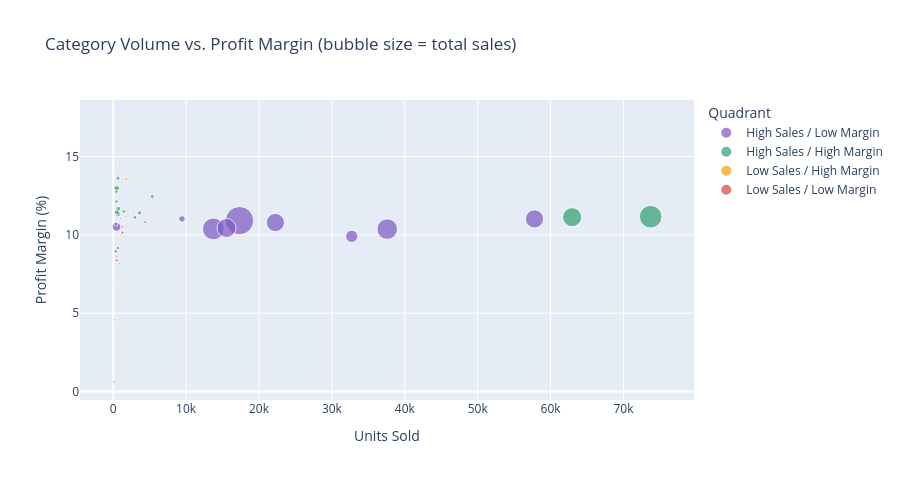

Here is the notebook cell this chart was saved with:
### Markdown cell above
### B. Volume vs. Profitability — Are High-Quantity Categories Also High-Margin?

### Code cell
# Categories are colored by their profitability quadrant (assigned in Section 11.4)
# so this view ties directly back to the profitability matrix.
fig = px.scatter(
    category_perf, x="Quantity", y="Profit Margin %", size="Sales", color="Quadrant",
    hover_name="Category Name",
    title="Category Volume vs. Profit Margin (bubble size = total sales)",
    labels={"Quantity": "Units Sold", "Profit Margin %": "Profit Margin (%)"},
    color_discrete_sequence=PLOTLY_QUALITATIVE,
)
fig.update_layout(height=480, legend_title_text="Quadrant")
fig.show()

corr_qty_margin = category_perf["Quantity"].corr(category_perf["Profit Margin %"])
print(f"Correlation between category Quantity sold and Profit Margin %: {corr_qty_margin:.2f}")

### Figure 1 — Plotly figure (JSON) as saved in the notebook; plotly's stock layout.template omitted (floating-point values rounded to 4 significant figures)
{"data": [{"hovertemplate": "<b>%{hovertext}</b><br><br>Quadrant=High Sales / Low Margin<br>Units Sold=%{x}<br>Profit Margin (%)=%{y}<br>Sales=%{marker.size}<extra></extra>", "hovertext": ["Fishing", "Camping & Hiking", "Cardio Equipment", "Water Sports", "Men's Footwear", "Indoor/Outdoor Games", "Shop By Sport", "Computers", "Electronics", "Sporting Goods", "Health and Beauty", "Kids' Golf Clubs"], "legendgroup": "High Sales / Low Margin", "marker": {"color": "#7E57C2", "size": [6930000.0, 4118000.0, 3695000.0, 3114000.0, 2892000.0, 2889000.0, 1310000.0, 663000.0, 371000.0, 117000.0, 106100.0, 98800.0], "sizemode": "area", "sizeref": 17320.0, "symbol": "circle"}, "mode": "markers", "name": "High Sales / Low Margin", "orientation": "v", "showlegend": true, "type": "scatter", "x": [17325, 13729, 37587, 15540, 22246, 57803, 32726, 442, 9436, 357, 362, 645], "xaxis": "x", "y": [10.91, 10.38, 10.37, 10.44, 10.79, 11.02, 9.91, 10.51, 11.02, 10.7, 8.95, 9.16], "yaxis": "y"}, {"hovertemplate": "<b>%{hovertext}</b><br><br>Quadrant=High Sales / High Margin<br>Units Sold=%{x}<br>Profit Margin (%)=%{y}<br>Sales=%{marker.size}<extra></extra>", "hovertext": ["Cleats", "Women's Apparel", "Cameras", "Garden", "Children's Clothing", "Crafts", "Girls' Apparel", "Women's Clothing", "Accessories", "Golf Gloves", "Music", "Consumer Electronics", "Golf Shoes"], "legendgroup": "High Sales / High Margin", "marker": {"color": "#2E9D6F", "size": [4432000.0, 3148000.0, 267600.0, 257800.0, 232800.0, 223400.0, 151700.0, 140300.0, 133700.0, 116700.0, 113100.0, 109000.0, 108000.0], "sizemode": "area", "sizeref": 17320.0, "symbol": "circle"}, "mode": "markers", "name": "High Sales / High Margin", "orientation": "v", "showlegend": true, "type": "scatter", "x": [73734, 62956, 592, 484, 652, 484, 3615, 650, 5349, 2961, 434, 431, 1444], "xaxis": "x", "y": [11.16, 11.13, 11.32, 12.97, 11.67, 11.43, 11.4, 13.62, 12.45, 11.12, 12.76, 12.13, 11.49], "yaxis": "y"}, {"hovertemplate": "<b>%{hovertext}</b><br><br>Quadrant=Low Sales / High Margin<br>Units Sold=%{x}<br>Profit Margin (%)=%{y}<br>Sales=%{marker.size}<extra></extra>", "hovertext": ["Baseball & Softball", "Trade-In", "Hockey", "Men's Golf Clubs", "Tennis & Racquet", "Women's Golf Clubs", "Fitness Accessories", "Soccer", "Baby", "Golf Bags & Carts", "Toys", "CDs"], "legendgroup": "Low Sales / High Margin", "marker": {"color": "#F59E0B", "size": [94060.0, 68720.0, 48360.0, 47040.0, 44590.0, 44550.0, 35600.0, 26480.0, 12230.0, 10370.0, 6105.0, 3060.0], "sizemode": "area", "sizeref": 17320.0, "symbol": "circle"}, "mode": "markers", "name": "Low Sales / High Margin", "orientation": "v", "showlegend": true, "type": "scatter", "x": [1785, 2822, 1711, 420, 991, 403, 856, 295, 207, 61, 529, 271], "xaxis": "x", "y": [13.57, 11.52, 11.16, 11.73, 12.89, 11.29, 14.77, 14.74, 12.47, 17.46, 14.75, 12.55], "yaxis": "y"}, {"hovertemplate": "<b>%{hovertext}</b><br><br>Quadrant=Low Sales / Low Margin<br>Units Sold=%{x}<br>Profit Margin (%)=%{y}<br>Sales=%{marker.size}<extra></extra>", "hovertext": ["Boxing & MMA", "DVDs", "Golf Balls", "Hunting & Shooting", "Strength Training", "Men's Clothing", "Pet Supplies", "Lacrosse", "Golf Apparel", "Video Games", "Basketball", "As Seen on  TV!", "Books"], "legendgroup": "Low Sales / Low Margin", "marker": {"color": "#D64545", "size": [85210.0, 79400.0, 77100.0, 56850.0, 54900.0, 43860.0, 41520.0, 39460.0, 34970.0, 33310.0, 27100.0, 20600.0, 12590.0], "sizemode": "area", "sizeref": 17320.0, "symbol": "circle"}, "mode": "markers", "name": "Low Sales / Low Margin", "orientation": "v", "showlegend": true, "type": "scatter", "x": [1265, 483, 4384, 1239, 111, 208, 492, 1021, 1025, 838, 67, 206, 405], "xaxis": "x", "y": [10.14, 8.38, 10.82, 10.52, 0.61, 4.57, 8.64, 11.06, 10.0, 8.16, 6.81, 3.47, 7.02], "yaxis": "y"}], "layout": {"height": 480, "legend": {"itemsizing": "constant", "title": {"text": "Quadrant"}, "tracegroupgap": 0}, "title": {"text": "Category Volume vs. Profit Margin (bubble size = total sales)"}, "xaxis": {"anchor": "y", "domain": [0, 1], "title": {"text": "Units Sold"}}, "yaxis": {"anchor": "x", "domain": [0, 1], "title": {"text": "Profit Margin (%)"}}}}
